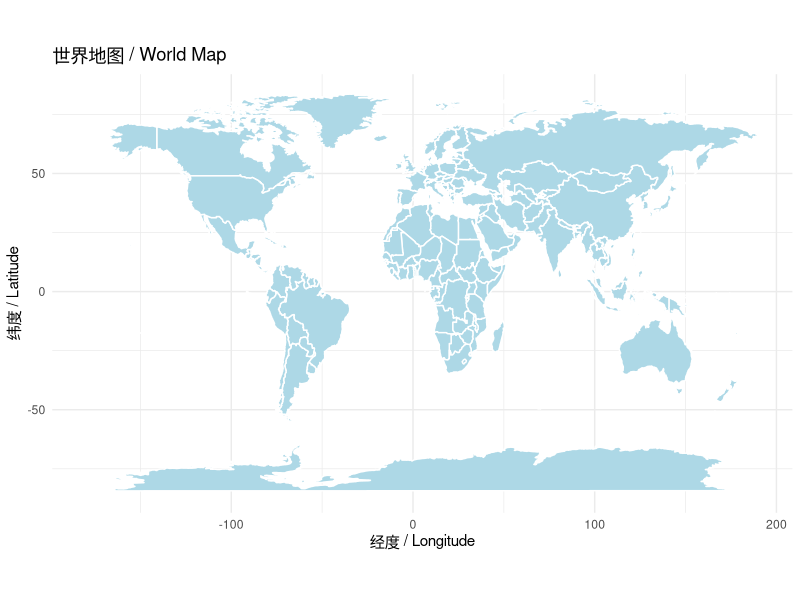
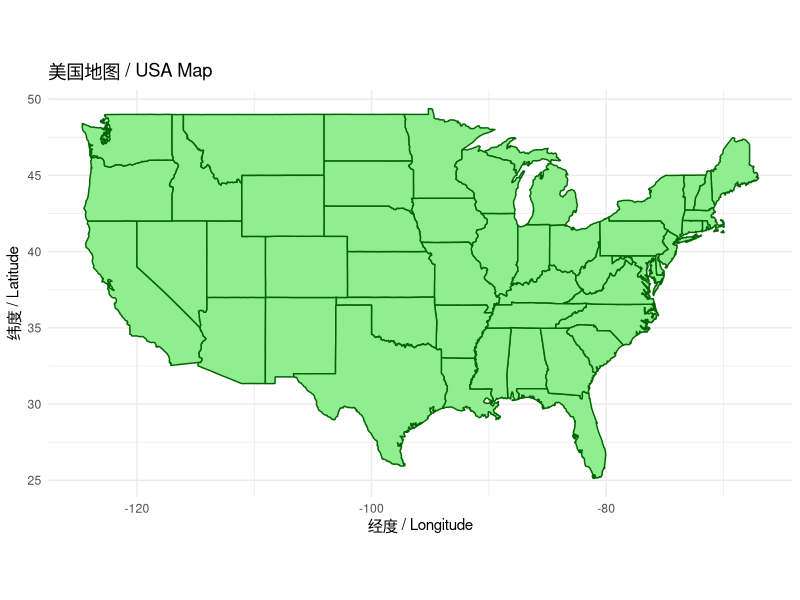
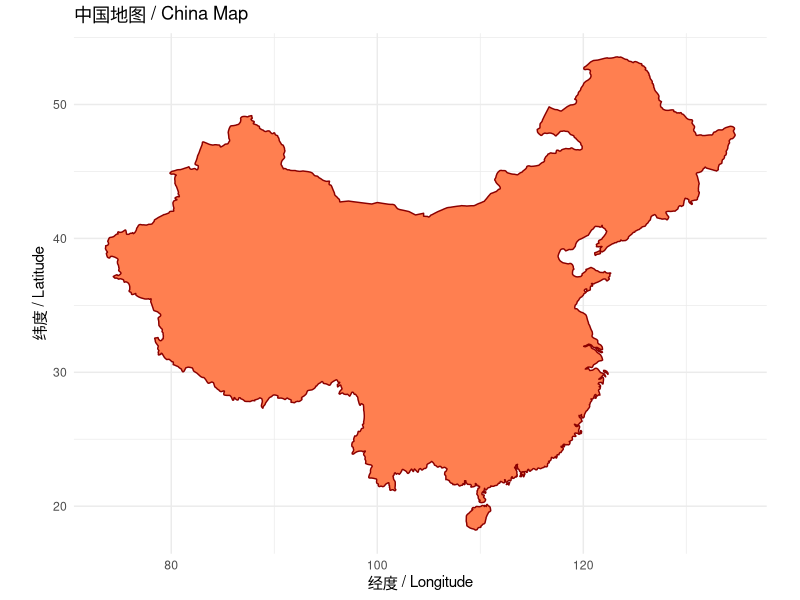
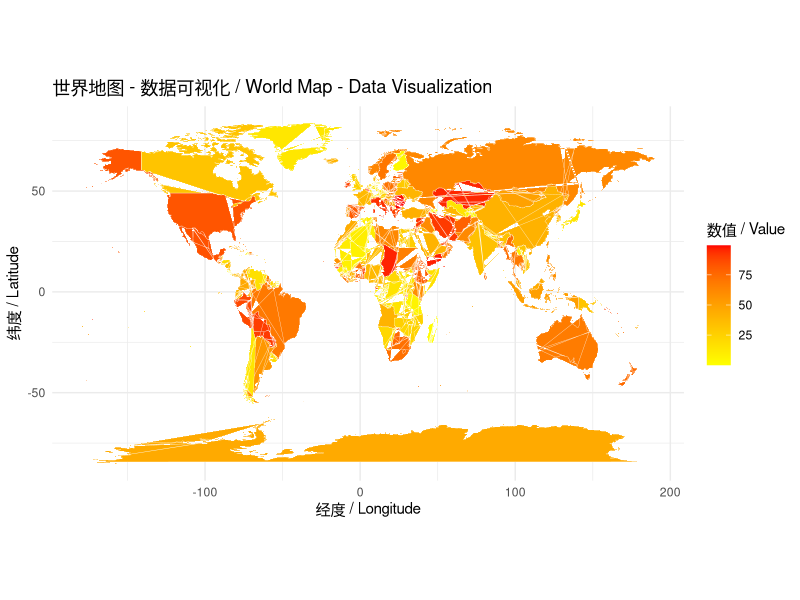
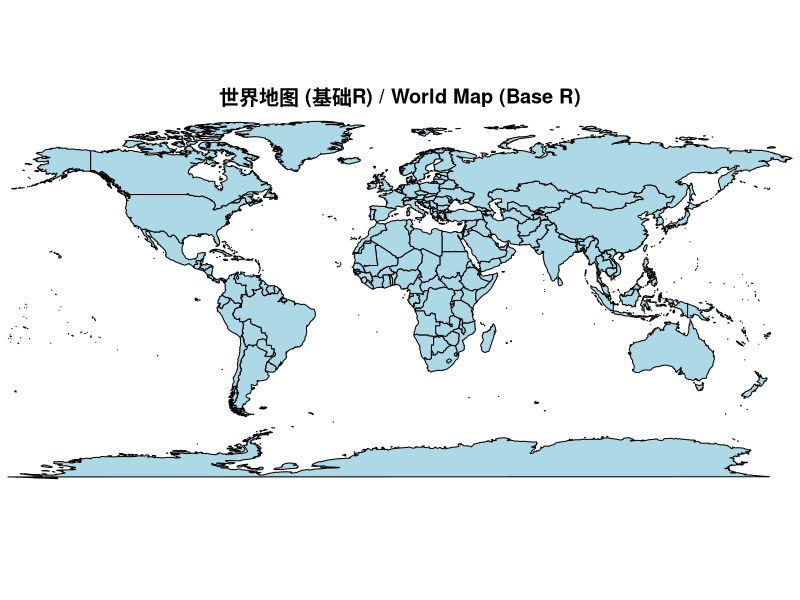

Source code (R) for these figures, in order:
# R语言地图绘制示例 / R Map Visualization Examples
# 
# 这个脚本展示了如何使用R语言绘制各种类型的地图
# This script demonstrates how to create various types of maps using R
#
# 需要的包 / Required packages:
# - ggplot2: 用于创建图形 / For creating graphics
# - maps: 提供地图数据 / Provides map data
# - mapdata: 额外的地图数据 / Additional map data
#
# 安装包 / Install packages (if needed):
# install.packages(c("ggplot2", "maps", "mapdata"))

# 加载必要的包 / Load required packages
library(ggplot2)
library(maps)

# ============================================================================
# 示例 1: 绘制世界地图 / Example 1: World Map
# ============================================================================

cat("示例 1: 绘制世界地图\n")
cat("Example 1: Drawing World Map\n\n")

# 获取世界地图数据 / Get world map data
world_map <- map_data("world")

# 创建世界地图 / Create world map
world_plot <- ggplot() +
  geom_polygon(data = world_map, 
               aes(x = long, y = lat, group = group),
               fill = "lightblue", 
               color = "white") +
  coord_fixed(1.3) +
  theme_minimal() +
  labs(title = "世界地图 / World Map",
       x = "经度 / Longitude",
       y = "纬度 / Latitude")

# 保存地图 / Save map
ggsave("world_map.png", world_plot, width = 10, height = 6, dpi = 300)
cat("世界地图已保存为 world_map.png\n")
cat("World map saved as world_map.png\n\n")

# ============================================================================
# 示例 2: 绘制美国地图 / Example 2: USA Map
# ============================================================================

cat("示例 2: 绘制美国地图\n")
cat("Example 2: Drawing USA Map\n\n")

# 获取美国各州地图数据 / Get USA states map data
usa_map <- map_data("state")

# 创建美国地图 / Create USA map
usa_plot <- ggplot() +
  geom_polygon(data = usa_map,
               aes(x = long, y = lat, group = group),
               fill = "lightgreen",
               color = "darkgreen") +
  coord_fixed(1.3) +
  theme_minimal() +
  labs(title = "美国地图 / USA Map",
       x = "经度 / Longitude",
       y = "纬度 / Latitude")

# 保存地图 / Save map
ggsave("usa_map.png", usa_plot, width = 10, height = 6, dpi = 300)
cat("美国地图已保存为 usa_map.png\n")
cat("USA map saved as usa_map.png\n\n")

# ============================================================================
# 示例 3: 绘制中国地图（使用世界地图数据过滤）
# Example 3: China Map (using filtered world map data)
# ============================================================================

cat("示例 3: 绘制中国地图\n")
cat("Example 3: Drawing China Map\n\n")

# 从世界地图数据中提取中国 / Extract China from world map data
china_map <- map_data("world", region = "China")

# 创建中国地图 / Create China map
china_plot <- ggplot() +
  geom_polygon(data = china_map,
               aes(x = long, y = lat, group = group),
               fill = "coral",
               color = "darkred") +
  coord_fixed(1.3) +
  theme_minimal() +
  labs(title = "中国地图 / China Map",
       x = "经度 / Longitude",
       y = "纬度 / Latitude")

# 保存地图 / Save map
ggsave("china_map.png", china_plot, width = 10, height = 6, dpi = 300)
cat("中国地图已保存为 china_map.png\n")
cat("China map saved as china_map.png\n\n")

# ============================================================================
# 示例 4: 高级地图 - 使用颜色渐变显示数据
# Example 4: Advanced Map - Using color gradients to show data
# ============================================================================

cat("示例 4: 高级地图 - 带数据可视化\n")
cat("Example 4: Advanced Map - With Data Visualization\n\n")

# 创建模拟数据 / Create sample data
# 使用固定种子确保可重现的结果 / Use fixed seed for reproducible results
# 可以更改为任何数字以生成不同的数据模式 / Can be changed to any number for different data patterns
set.seed(123)
map_with_data <- world_map
countries <- unique(world_map$region)
country_data <- data.frame(
  region = countries,
  value = runif(length(countries), 0, 100)
)

# 合并地图数据和数值数据 / Merge map data with values
map_with_data <- merge(world_map, country_data, by = "region", all.x = TRUE)

# 创建带数据的地图 / Create map with data
advanced_plot <- ggplot() +
  geom_polygon(data = map_with_data,
               aes(x = long, y = lat, group = group, fill = value),
               color = "white", linewidth = 0.1) +
  scale_fill_gradient(low = "yellow", high = "red", na.value = "grey90",
                      name = "数值 / Value") +
  coord_fixed(1.3) +
  theme_minimal() +
  labs(title = "世界地图 - 数据可视化 / World Map - Data Visualization",
       x = "经度 / Longitude",
       y = "纬度 / Latitude")

# 保存地图 / Save map
ggsave("advanced_map.png", advanced_plot, width = 12, height = 7, dpi = 300)
cat("高级地图已保存为 advanced_map.png\n")
cat("Advanced map saved as advanced_map.png\n\n")

# ============================================================================
# 使用基础R绘图系统 / Using base R plotting system
# ============================================================================

cat("示例 5: 使用基础R绘图系统\n")
cat("Example 5: Using Base R Plotting System\n\n")

# 保存基础R地图 / Save base R map
png("base_r_map.png", width = 800, height = 600)
map("world", 
    col = "lightblue", 
    fill = TRUE, 
    bg = "white",
    mar = c(0, 0, 2, 0))
title(main = "世界地图 (基础R) / World Map (Base R)")
dev.off()
cat("基础R地图已保存为 base_r_map.png\n")
cat("Base R map saved as base_r_map.png\n\n")

# ============================================================================
# 完成 / Complete
# ============================================================================

cat("========================================\n")
cat("所有地图已成功创建！\n")
cat("All maps created successfully!\n")
cat("========================================\n")
cat("生成的文件 / Generated files:\n")
cat("  1. world_map.png - 世界地图 / World Map\n")
cat("  2. usa_map.png - 美国地图 / USA Map\n")
cat("  3. china_map.png - 中国地图 / China Map\n")
cat("  4. advanced_map.png - 高级数据可视化地图 / Advanced Data Visualization Map\n")
cat("  5. base_r_map.png - 基础R系统地图 / Base R System Map\n")
cat("========================================\n")
